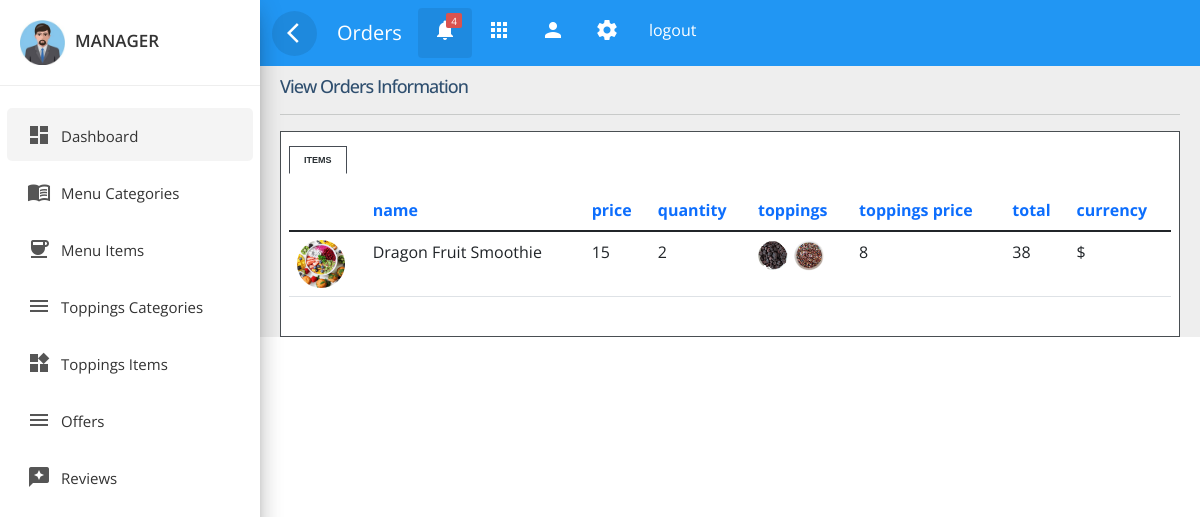
The app's page /admin_panel/manager/view_orderItems.php?id=9 (signed in) with its own data.
### tables this page shows
CREATE TABLE `order_items` (
  `order_item_id` int(11) NOT NULL,
  `order_id` int(11) NOT NULL,
  `item_name` varchar(30) NOT NULL,
  `item_quantity` int(11) NOT NULL,
  `toppings_price` float NOT NULL,
  `item_total` float NOT NULL
);

CREATE TABLE `toppings` (
  `topping_id` int(11) NOT NULL,
  `topping_name` varchar(30) NOT NULL,
  `topping_image` varchar(30) NOT NULL,
  `topping_price` float NOT NULL,
  `topping_category_id` int(11) NOT NULL
);

CREATE TABLE `orderinfo` (
  `order_id` int(11) NOT NULL,
  `customer_name` varchar(30) NOT NULL,
  `customer_email` varchar(30) NOT NULL,
  `customer_phone` varchar(30) NOT NULL,
  `customer_address` varchar(1000) NOT NULL,
  `customer_city` varchar(30) NOT NULL,
  `customer_zip` varchar(30) NOT NULL,
  `customer_state` varchar(30) NOT NULL,
  `customer_country` varchar(30) NOT NULL,
  `order_total` float NOT NULL,
  `order_currency` varchar(5) NOT NULL,
  `order_date` varchar(30) NOT NULL
);

### admin_panel/manager/view_orderItems.php (the view, shortened to what this page needs)
<!doctype html>
<html lang="en">
<head>
	<link rel="stylesheet" href="../../plugins/bootstrap-5.1.3/css/bootstrap.min.css">
    <link rel="stylesheet" href="../css/custom.css">
	<link rel="stylesheet" href="../css/sidebar.css">
	<link rel="stylesheet" href="../css/top_navbar.css">
	<link rel="stylesheet" href="../css/tabbed_box.css">
</head>
<body>
<?php
include_once('../../includes/db_connect.php');
?>
<div class="wrapper">
        <?php
		include('../includes/manager_sidebar.php'); ?>
        <div id="content">
        <?php
			include('../includes/top_navbar.php'); ?>
			<div class="main-content">
				<div id="tabbed_box" class="tabbed_box">
					<h4>View Orders Information</h4>
					<hr />
					<div class="tabbed_area">
						<ul class="tabs">
							<li><a href="javascript:tabSwitch('tab_1', 'content_1');" id="tab_1" class="active">Items</a></li>
						</ul>
						<div id="content_1" class="content">
                            <div class="row ">
								<div class="col-lg-12 col-md-12">
									<div class="card">
										<div class="card-content table-responsive">
											<table class="table table-hover">
												<thead class="text-primary">
													<tr>
                                                        <th></th>
														<th>name</th>
														<th>price</th>
														<th>quantity</th>
														<th>toppings</th>
														<th>toppings price</th>
														<th>total </th>
														<th>currency</th>
													</tr>
												</thead>
												<tbody>
												<?php
														$id = $_GET["id"];
														$result = mysqli_query($conn,"SELECT order_item_id, order_items.order_id, item_name, item_quantity, toppings_price, item_total, order_currency FROM orderinfo , order_items WHERE orderinfo.order_id=$id and order_items.order_id=$id;");
														while ($row = mysqli_fetch_assoc($result)) {
															$query2="SELECT item_image,item_price From menuitem where item_name='".$row['item_name']."'";
															$result2= mysqli_query($conn,$query2);
															$row2=mysqli_fetch_assoc($result2);
															?>
															<tr>
																<td><img src="../../<?php echo $row2['item_image']; ?>" class="round_img" /></td>
																<td><?php echo $row['item_name']; ?></td>
																<td><?php echo $row2['item_price']; ?></td>
                                                                <td><?php echo $row['item_quantity']; ?></td>
																<td>
																<?php
																	$query3="SELECT topping_image From toppings,extra_toppings where toppings.topping_name = extra_toppings.topping_name and order_item_id =".$row['order_item_id'];
																	$result3= mysqli_query($conn,$query3);
																	while($row3=mysqli_fetch_assoc($result3)){?>
																<img src="../../<?php echo $row3['topping_image']; ?>" class="img_toppings" >
																<?php } ?>
																</td>
                                                                <td><?php echo $row['toppings_price']?></td>
                                                                <td><?php echo $row['item_total']; ?></td>
																<td><?php echo $row['order_currency'] ?></td>
														<?php } ?>
												</tbody>
											</table>
										</div>
									</div>
								</div>
							</div>
						</div>
					</div>
				</div>
			</div>
		</div>
</div>
</body>
</html>

### admin_panel/css/custom.css (style rules this page uses)
:root { --green: #27ae60; --light-green: rgb(106, 230, 106); --black: #192a56; --orange: #ffb674; --dark-orange: #fc8d67; --light-orange: #fec5b1; --green2: #369583; --purple: #8c74ff; --blue: #74bdff; --light-blue: #74e7ff; --light-pink: #ffb3e4; --brown: #564519; --pink: #ff7497; --light-color: #666; --box-shadow: 0 0.5rem 1.5rem rgba(0, 0, 0, 0.1); }
body, html { font-family: 'Roboto', sans-serif; color: #555e58; font-weight: 400; margin:0px; padding:0px; }
a { color: #333; font-weight: 400; }
ul, ol { padding: 0; margin:0px; list-style: none; }
a, a:hover, a:focus { color: #333; text-decoration: none; transition: all 0.3s; }
.wrapper { position: relative; width:100%; overflow:auto; }
.round_img { width:3em; height:3em; border-radius: 50%; object-fit: cover; }
.img_toppings { width:2em; height:2em; border-radius: 50%; object-fit: cover; }
@media only screen and (min-width:992px) { #content { width: calc(100% - 260px); position: relative; float: right; transition: all 0.3s; background-color: #EEEEEE; } }

### admin_panel/css/top_navbar.css (style rules this page uses)
#content { position: relative; transition: all 0.3s; background-color: #EEEEEE; }
.main-content { padding:10px 20px 0px 20px; position: relative; width: 100%; }

### admin_panel/css/tabbed_box.css (style rules this page uses)
html * { font-family: "Open Sans", sans-serif; }
.card { margin: 10px 0; }
.card { border-radius: 0px!important; }
.card { display: inline-block; position: relative; border:none!important; width: 100%; margin:15px 0; border-radius: 6px; color: rgba(0,0,0, 0.87); background: #fff; }
#tabbed_box { margin: 0px auto 0px 0px; }
.tabbed_box h4 { font-size: 18px; color: #2f4f6f; letter-spacing: -1px; margin-bottom: 10px; }
.tabbed_area { border: 1px solid #494e52; background-color: #fff; padding: 8px; }
ul.tabs { margin: 0px; padding: 0px; margin-top: 5px; margin-bottom: 6px; }
ul.tabs li { list-style: none; display: inline; }
ul.tabs li a { background-color: #1d2935; color: #f1efeb; padding: 8px 14px 8px 14px; text-decoration: none; font-size: 9px; font-family: Verdana, Arial, Helvetica, sans-serif; font-weight: bold; text-transform: uppercase; border: 1px solid #1d2935; }
ul.tabs li a.active { background-color: #ffffff; color: #282e32; border: 1px solid #464c54; border-bottom: 1px solid #ffffff; }
.content { background-color: #ffffff; }

### records on screen
order_items: item_name "Dragon Fruit Smoothie", item_price "15", item_quantity "2", toppings_price "8", item_total "38", order.order_currency "$"
toppings: topping_image (picture)
toppings: topping_image (picture)

### other values on screen
$_SESSION['manager_username'] "MANAGER"
$section "Orders"
